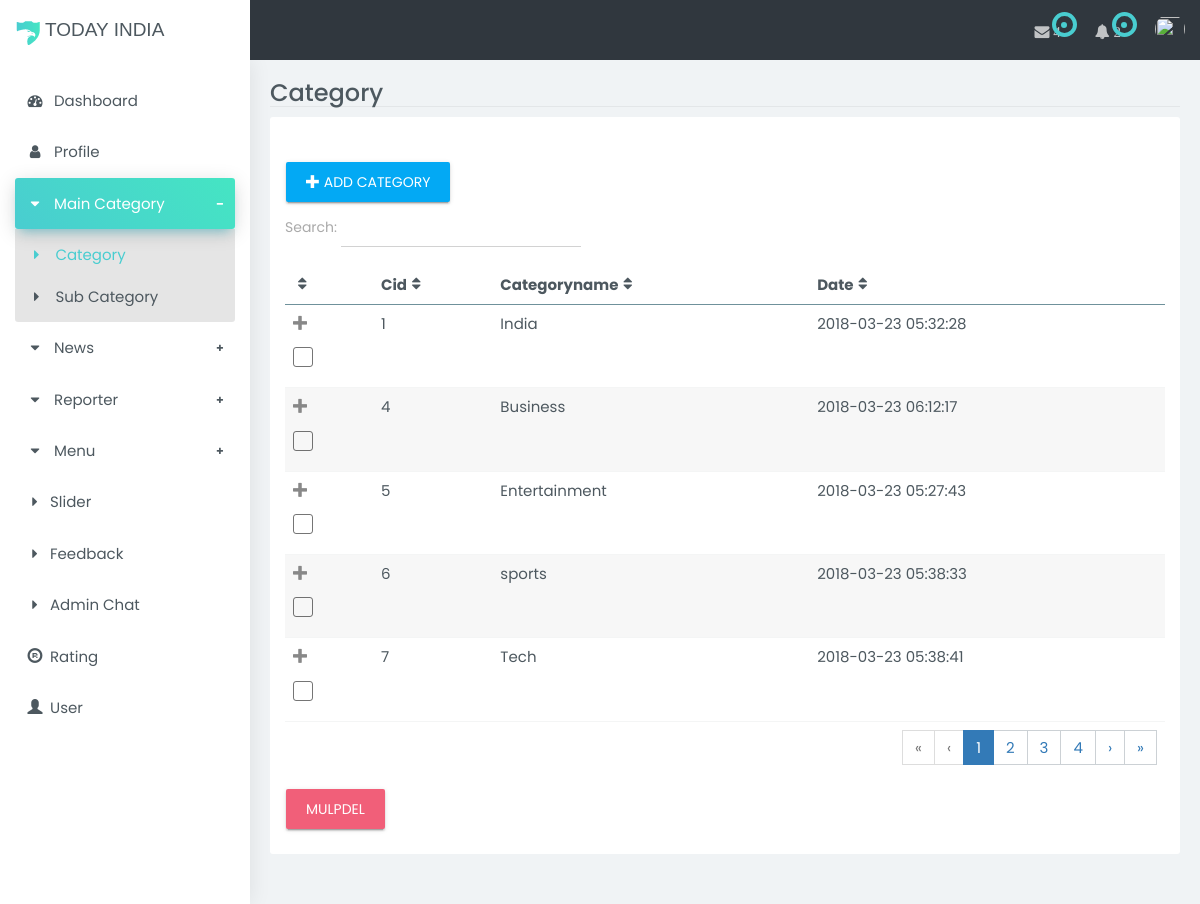
Page /Admin/index.php/Categoryc on the committed database.
### tables this page shows
CREATE TABLE `category` (
  `cid` int(11) NOT NULL,
  `catgname` varchar(20) NOT NULL,
  `datereg` timestamp NOT NULL DEFAULT CURRENT_TIMESTAMP ON UPDATE CURRENT_TIMESTAMP,
  `catgstatus` enum('Active','Deactive') NOT NULL DEFAULT 'Active'
);

### Admin/application/views/template/content.php (called while the page is built)
<?php
$this->load->view('template/header');
$this->load->view('template/sider');
$this->load->view($page);
?>

### Admin/application/controllers/Categoryc.php (called while the page is built, shortened)
<?php
class Categoryc extends CI_Controller
{
	public function __construct()
	{
		$this->load->model('Profilem');
		$this->load->model('Categorym');
	}
	public function index()
	{
	    $file['getdata']=$this->Categorym->getcatgdata();
		$file['data']=$this->Profilem->profile();
		$file['progress']=$this->Profilem->profileprogress();
		$file['page']="category/category";
		$this->load->view('template/content',$file);
	}
}
?>

### Admin/index.php (called while the page is built, shortened)
<?php
require_once BASEPATH.'core/CodeIgniter.php';

### Admin/application/models/Categorym.php (called while the page is built, shortened)
<?php
class Categorym extends CI_Model
{
	public function getcatgdata()
	{
		return $this->db->get('category')->result();
	}
}
?>

### Admin/application/views/category/category.php (the view, shortened to what this page needs)
<head>
<link rel="stylesheet"href="<?php echo base_url()?>assets/js/vendor/bootstrap/bootstrap.min.css">
<link rel="stylesheet" href="<?php echo base_url()?>assets/css/vendor/animsition.min.css">
<link rel="stylesheet" href="<?php echo base_url()?>assets/js/vendor/footable/css/footable.core.min.css">
<link rel="stylesheet" href="<?php echo base_url()?>assets/css/main.css">
</head>
<section id="content">
	<div class="page page-tables-footable">
		<div class="b-b mb-10">
			<div class="row">
				<div class="col-sm-6 col-xs-12">
					<h1 class="h3 m-0">Category</h1>
				</div>
			</div>
		</div>
		<div class="row">
			<div class="col-md-12">
				<section class="boxs ">
			<div class="boxs-body">
			 <div class="form-group">
            <a href="<?php echo site_url(); ?>/Categoryc/catgins" class="btn btn-raised btn-info"><i class="glyphicon glyphicon-plus"></i> Add Category</a>
             <form method="post" action="<?php echo site_url() ?>/Categoryc/muldel">
                <label for="filter" style="padding-top: 5px">Search:</label>
									<input id="filter" type="text" class="form-control rounded w-md mb-10 inline-block" />
								</div>
								<table id="searchTextResults" data-filter="#filter" data-page-size="5" class="footable table table-custom">
									<thead>
										<tr>
											<th></th>
                                            <th>Cid</th>
											<th>Categoryname</th>
											<th data-hide="phone">Date</th>
										</tr>
									</thead>
									<tbody>
                                    <?php
									foreach($getdata as $row)
									{?>
                                    <tr>
                                    <td><div class="checkbox"><label>
		                                <input type="checkbox" name="chk[]"  value="<?php echo $row->cid;?>"> </label>
                                        </div>
                                    </td>
                                    <td><?php echo $row->cid;?></td>
                                    <td><?php echo $row->catgname; ?></td>
                                    <td><?php echo $row->datereg;?></td>
                                      | <a href="<?php echo site_url() ?>/Categoryc/catgedit/<?php echo $row->cid;?>"><i class="fa fa-edit"></i></a></td> <?php
									 }?>
                                     </tr>
                                    </tbody>
									<tfoot class="hide-if-no-paging">
										<tr>
											<td colspan="5" class="text-right">
												<ul class="pagination">
												</ul>
											</td>
										</tr>
									</tfoot>
								</table>
          <input type="submit" class="btn btn-raised btn-primary" name="submit" value="Mulpdel">
							</div>
                           </section>
					</div>
				</div>
			</div>
		</section>
	</div>
</body>
</html>

### rows in the picture
category: cid "1", catgname "India", datereg "2018-03-23 05:32:28"
category: cid "4", catgname "Business", datereg "2018-03-23 06:12:17"
category: cid "5", catgname "Entertainment", datereg "2018-03-23 05:27:43"
category: cid "6", catgname "sports", datereg "2018-03-23 05:38:33"
category: cid "7", catgname "Tech", datereg "2018-03-23 05:38:41"

### other values in the picture
$rpcmt1 "4"
$cnt2 "2"
